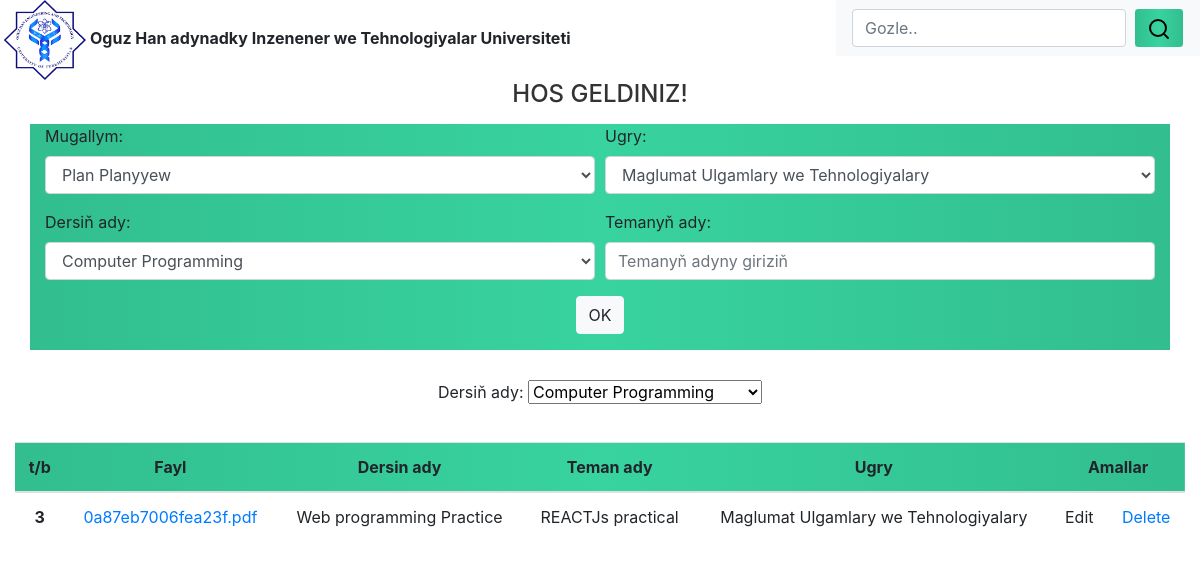
Screenshot of /student (signed in) with the database file from the repository.
### routes.py (models this page shows)
class Lessons(db.Model):
	id = db.Column(db.Integer,primary_key=True)
	lesson_name = db.Column(db.String(100),nullable =False)
	date_added = db.Column(db.DateTime,nullable=False,default=datetime.utcnow)
	attachment = db.Column(db.String(500))
	teacherId = db.Column(db.Integer,db.ForeignKey("user.id"))
	subjectId = db.Column(db.Integer,db.ForeignKey("subjects.id"))
	majorId = db.Column(db.Integer,db.ForeignKey("majors.id"))

class Subjects(db.Model):
	id = db.Column(db.Integer,primary_key=True)
	subject_name = db.Column(db.String(100),nullable=False)
	lessons = db.relationship('Lessons',backref='subjects',lazy=True)

class Majors(db.Model):
	id = db.Column(db.Integer,primary_key=True)
	major_name = db.Column(db.String(100),nullable=False)
	lessons = db.relationship('Lessons',backref='majors',lazy=True)

### routes.py (the view)
@app.route("/student")
@login_required
def student():
	teachers = User.query.filter_by(user_type="teacher").all()
	lessons = Lessons.query.all()
	majors = Majors.query.all()
	subjects = Subjects.query.all()
	return render_template ("student/student.html",
		subjects=subjects,majors=majors,lessons=lessons,teachers=teachers)

### routes.py (called while the page is built)
@login_manager.user_loader
def load_user(id):
	return User.query.get(int(id))

### templates/student/student.html (shortened to what this page needs)
<!DOCTYPE html>
<html>
<head>
  <link rel="stylesheet" type="text/css" href="/static/student/bootstrap-4/css/bootstrap.min.css">
</head>
<body>
<img src="/static/student/img/img-01.png" style="align-items: center; width: 90px; height: 80px; justify-content: center;"><label><strong>Oguz Han adynadky Inzenener we Tehnologiyalar Universiteti</strong></label>
<nav class="navbar navbar-light bg-light" style="float: right;">
  <form class="form-inline">
    <input class="form-control mr-sm-2" type="search" placeholder="Gozle.." aria-label="Search">
    <button class="btn btn-light my-2 my-sm-0" type="submit" style="background-image: linear-gradient(to right, #32be8f, #38d39f, #32be8f) "><img src="/static/student/img/search.svg"></button>
  </form>
</nav>
      <h4 style="margin: 15px 0;margin-top: 0 ; color: #333;  text-transform: uppercase; text-align: center;">Hos geldiniz!</h4>
<div class="container" style="background-image: linear-gradient(to right, #32be8f, #38d39f, #32be8f) ">
<form>
  <div class="form-row">
    <div class="form-group col-md-6">
      <label for="Mugallym">Mugallym:</label>
    <select class="form-control" id="Mugallym">
      {% for teacher in teachers %}
        <option>{{teacher.full_name}}</option>
      {% endfor %}
    </select>
    </div>
    <div class="form-group col-md-6">
      <label for="Ugry">Ugry:</label>
    <select class="form-control" id="ugry">
      {% for major in majors %}
        <option>{{major.major_name}}</option>
      {% endfor %}
    </select>
    </div>
    <div class="form-group col-md-6">
      <label for="Ders">Dersiň ady:</label>
    <select class="form-control" id="ders">
      {% for subject in subjects %}
        <option>{{subject.subject_name}}</option>
      {% endfor %}
    </select>
    </div>
    <div class="form-group col-md-6">
      <label for="inputTema">Temanyň ady:</label>
      <input type="text" class="form-control" id="inputTema" placeholder="Temanyň adyny giriziň">
    </div>
   <div class="form-group col-md-12" align="center">
   <button type="button" class="btn btn-light">OK</button>
   </div>
  </div>
  </div>
   <div align="center" style="padding-top: 30px; padding-bottom: 30px;">
  <label >Dersiň ady:</label>
    <select>
      {% for subject in subjects %}
        <option>{{subject.subject_name}}</option>
      {% endfor %}
    </select>
</div>
<div class="container-fluid">
  <table class="table table-hover">
  <thead style="background-image: linear-gradient(to right, #32be8f, #38d39f, #32be8f); text-align: center;">
    <tr>
      <th scope="col">t/b</th>
      <th scope="col">Fayl</th>
      <th scope="col">Dersin ady</th>
      <th scope="col">Teman ady</th>
      <th scope="col">Ugry</th>
      <th colspan="2">Amallar</th>
    </tr>
  </thead>
  <tbody style="text-align: center;">
    {% for lesson in lessons %}
      <tr>
        <th scope="row">{{lesson.id}}</th>
        <td><a href="/static/attachments/{{lesson.attachment}}">{{lesson.attachment}}</a></td>
        <td>
          {% for subject in subjects %}
            {{ subject.subject_name if subject.id==lesson.subjectId }}
          {% endfor %}
        </td>
        <td>{{lesson.lesson_name}}</td>
        <td>
          {% for major in majors %}
            {{ major.major_name if major.id==lesson.majorId }}
          {% endfor %}
        </td>
        <td>Edit</td>
        <td><a href="/lessons/delete/{{lesson.id}}">Delete</a></td>
      </tr>
    {% endfor %}
  </tbody>
</table>
</div>
</body>
</html>

### rows the page displays
Lessons: id "3", attachment "0a87eb7006fea23f.pdf", lesson_name "REACTJs practical"
Subjects: subject_name.subjectId "Web programming Practice"
Majors: major_name.majorId "Maglumat Ulgamlary we Tehnologiyalary"

### other values shown
form field value "Plan Planyyew"
form field value "Maglumat Ulgamlary we Tehnologiyalary"
form field value "Computer Programming"
